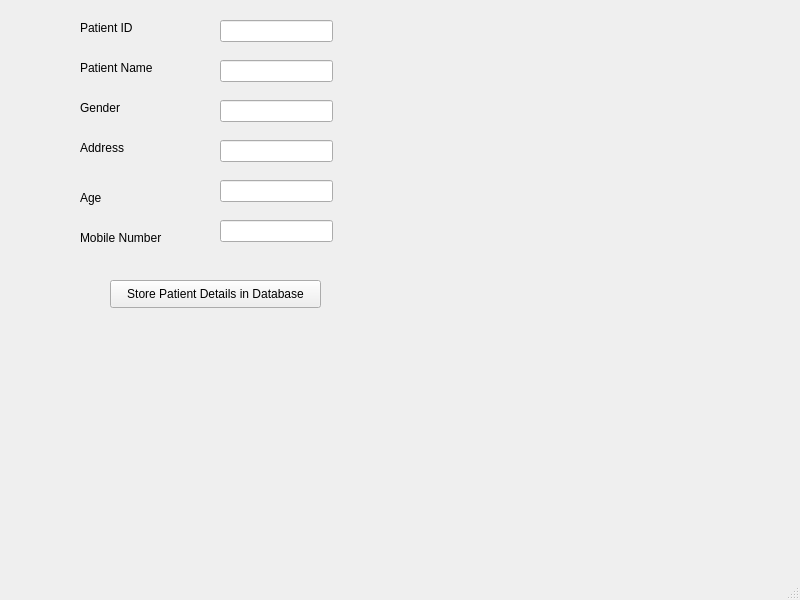
<?xml version="1.0" encoding="UTF-8"?>
<ui version="4.0">
 <class>MainWindow</class>
 <widget class="QMainWindow" name="MainWindow">
  <property name="geometry">
   <rect>
    <x>0</x>
    <y>0</y>
    <width>800</width>
    <height>600</height>
   </rect>
  </property>
  <property name="windowTitle">
   <string>MainWindow</string>
  </property>
  <widget class="QWidget" name="centralwidget">
   <widget class="QLabel" name="label">
    <property name="geometry">
     <rect>
      <x>80</x>
      <y>20</y>
      <width>55</width>
      <height>16</height>
     </rect>
    </property>
    <property name="text">
     <string>Patient ID</string>
    </property>
   </widget>
   <widget class="QLabel" name="label_2">
    <property name="geometry">
     <rect>
      <x>80</x>
      <y>60</y>
      <width>81</width>
      <height>16</height>
     </rect>
    </property>
    <property name="text">
     <string>Patient Name</string>
    </property>
   </widget>
   <widget class="QLabel" name="label_3">
    <property name="geometry">
     <rect>
      <x>80</x>
      <y>100</y>
      <width>55</width>
      <height>16</height>
     </rect>
    </property>
    <property name="text">
     <string>Gender</string>
    </property>
   </widget>
   <widget class="QLabel" name="label_4">
    <property name="geometry">
     <rect>
      <x>80</x>
      <y>140</y>
      <width>55</width>
      <height>16</height>
     </rect>
    </property>
    <property name="text">
     <string>Address</string>
    </property>
   </widget>
   <widget class="QLabel" name="label_5">
    <property name="geometry">
     <rect>
      <x>80</x>
      <y>190</y>
      <width>55</width>
      <height>16</height>
     </rect>
    </property>
    <property name="text">
     <string>Age</string>
    </property>
   </widget>
   <widget class="QLabel" name="label_6">
    <property name="geometry">
     <rect>
      <x>80</x>
      <y>230</y>
      <width>91</width>
      <height>16</height>
     </rect>
    </property>
    <property name="text">
     <string>Mobile Number</string>
    </property>
   </widget>
   <widget class="QPushButton" name="pushButton">
    <property name="geometry">
     <rect>
      <x>110</x>
      <y>280</y>
      <width>211</width>
      <height>28</height>
     </rect>
    </property>
    <property name="text">
     <string>Store Patient Details in Database</string>
    </property>
   </widget>
   <widget class="QLineEdit" name="lineEdit">
    <property name="geometry">
     <rect>
      <x>220</x>
      <y>20</y>
      <width>113</width>
      <height>22</height>
     </rect>
    </property>
   </widget>
   <widget class="QLineEdit" name="lineEdit_2">
    <property name="geometry">
     <rect>
      <x>220</x>
      <y>60</y>
      <width>113</width>
      <height>22</height>
     </rect>
    </property>
   </widget>
   <widget class="QLineEdit" name="lineEdit_4">
    <property name="geometry">
     <rect>
      <x>220</x>
      <y>140</y>
      <width>113</width>
      <height>22</height>
     </rect>
    </property>
   </widget>
   <widget class="QLineEdit" name="lineEdit_5">
    <property name="geometry">
     <rect>
      <x>220</x>
      <y>220</y>
      <width>113</width>
      <height>22</height>
     </rect>
    </property>
   </widget>
   <widget class="QLineEdit" name="lineEdit_6">
    <property name="geometry">
     <rect>
      <x>220</x>
      <y>180</y>
      <width>113</width>
      <height>22</height>
     </rect>
    </property>
   </widget>
   <widget class="QLineEdit" name="lineEdit_3">
    <property name="geometry">
     <rect>
      <x>220</x>
      <y>100</y>
      <width>113</width>
      <height>22</height>
     </rect>
    </property>
   </widget>
  </widget>
  <widget class="QMenuBar" name="menubar">
   <property name="geometry">
    <rect>
     <x>0</x>
     <y>0</y>
     <width>800</width>
     <height>26</height>
    </rect>
   </property>
  </widget>
  <widget class="QStatusBar" name="statusbar"/>
 </widget>
 <resources/>
 <connections/>
</ui>
